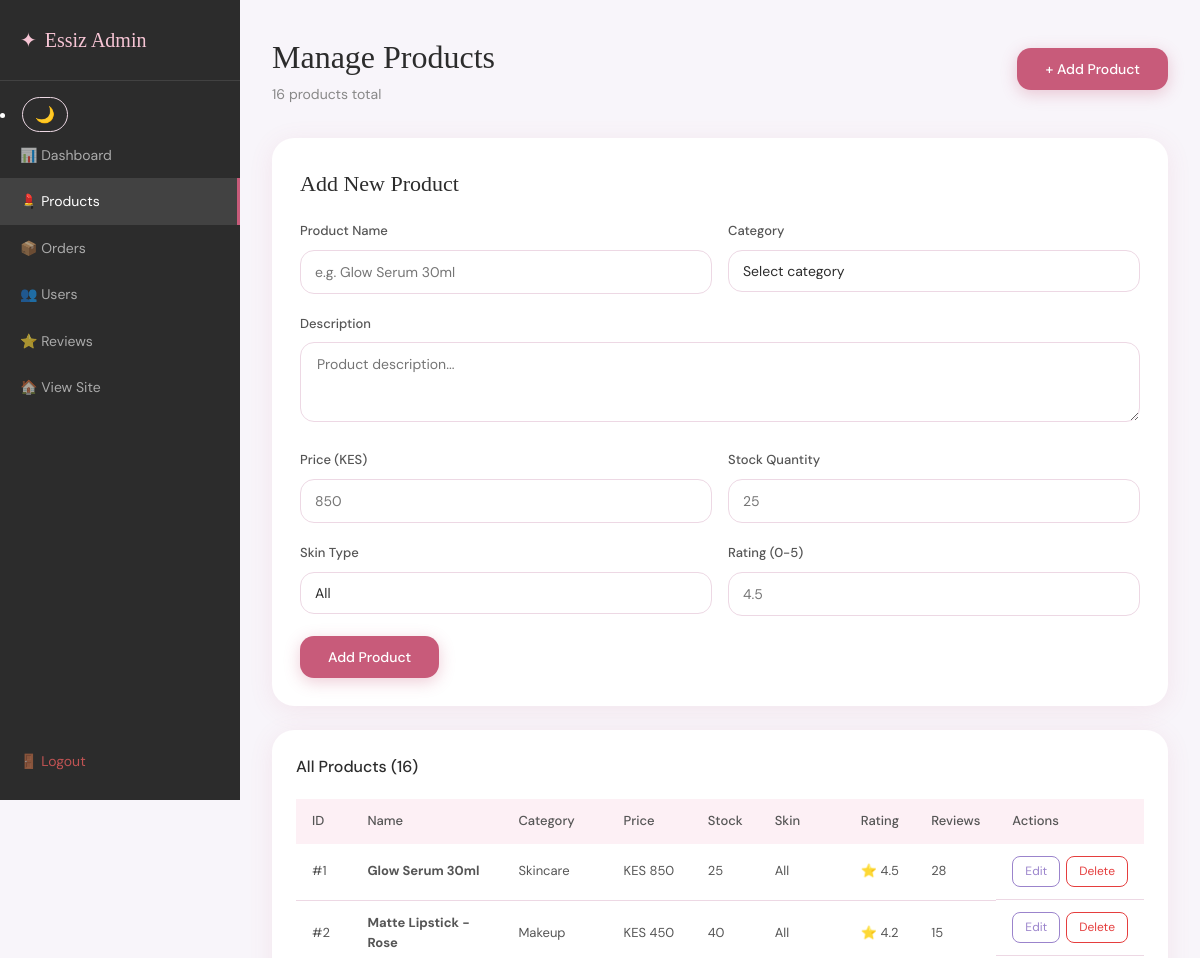
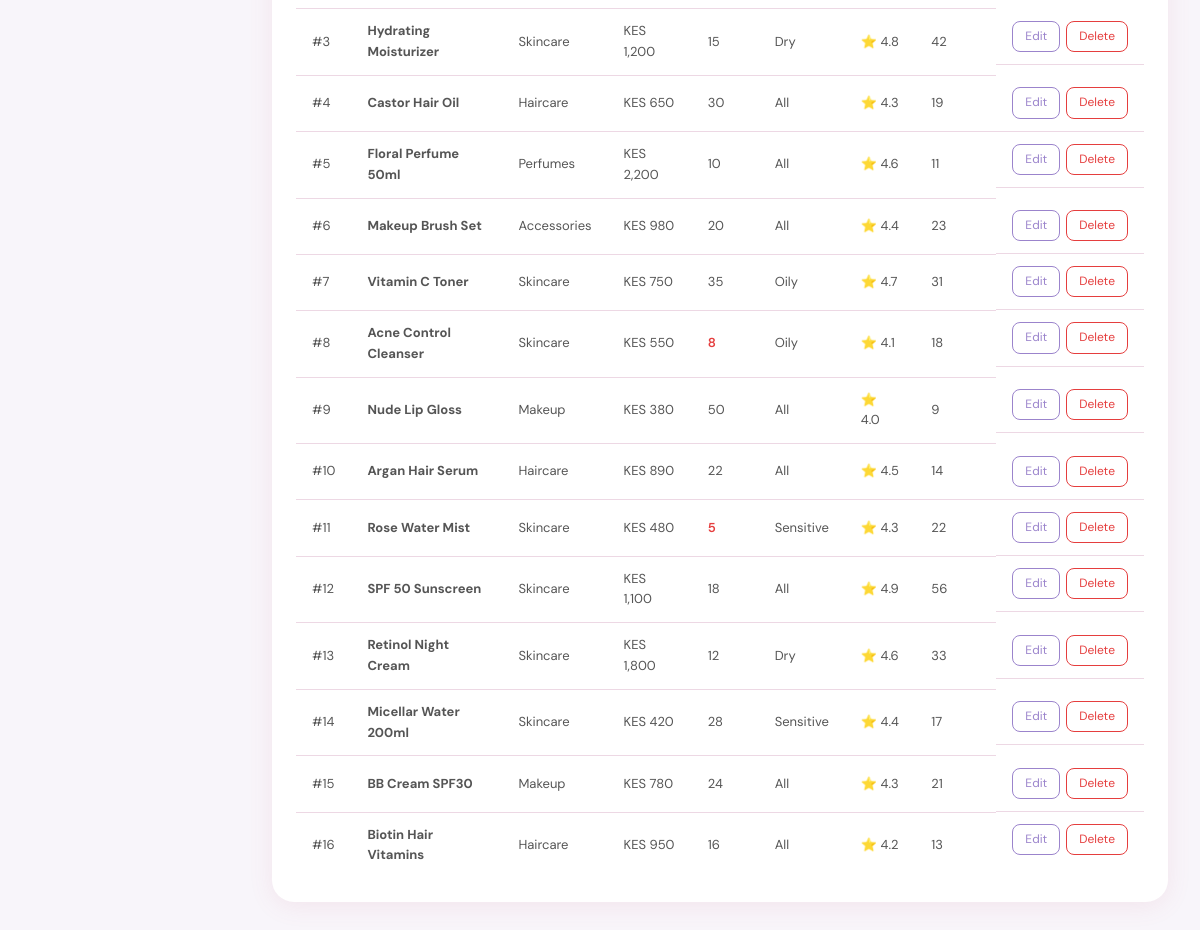
Page /admin/products.php (signed in) on the earlier database version (2 pictures, top to bottom).
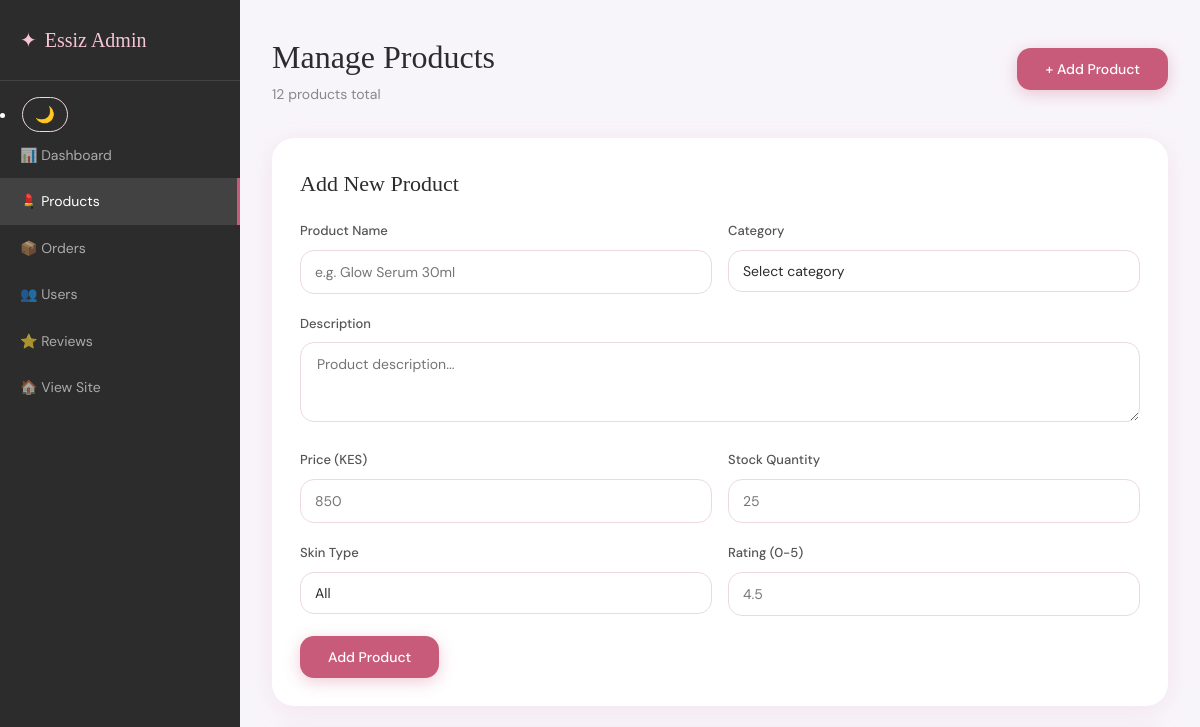
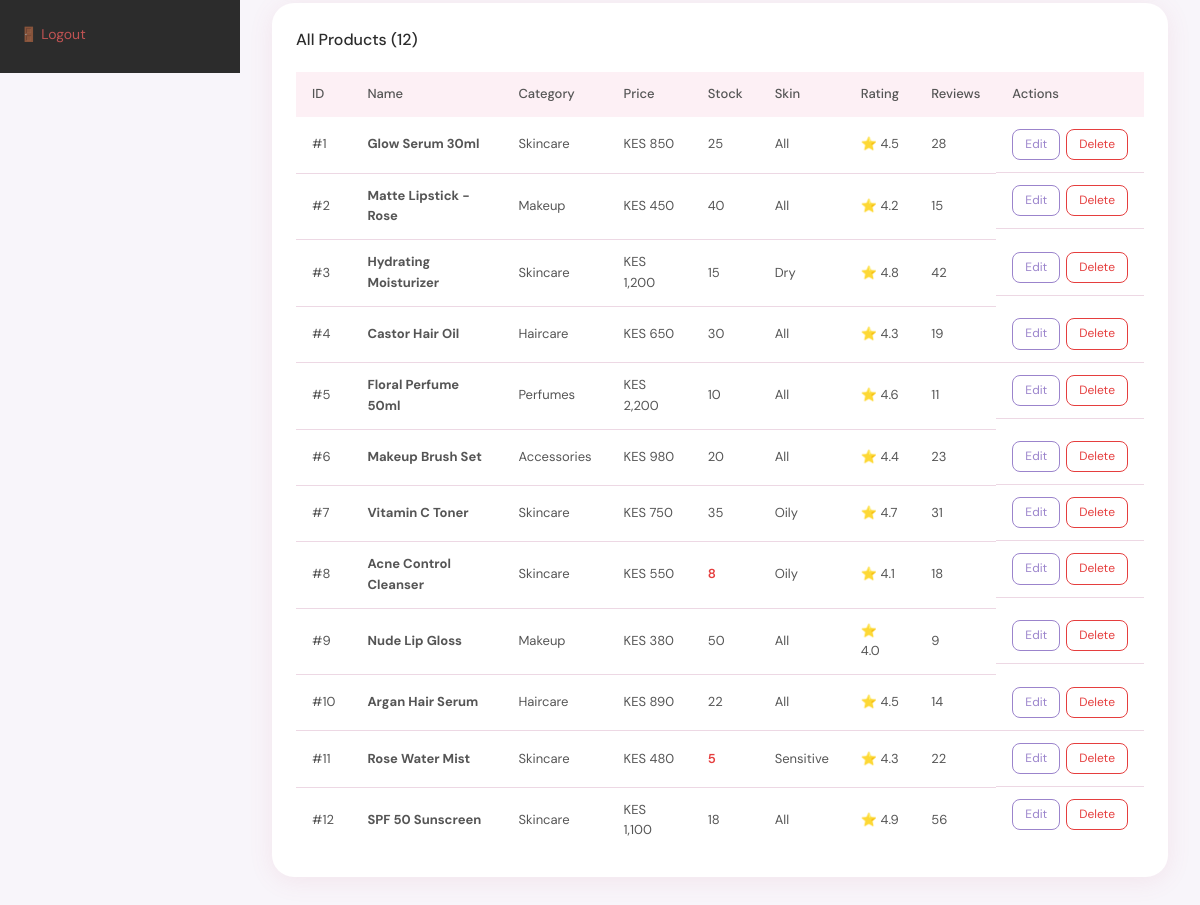
Same page on the later database version (2 pictures, top to bottom).
### tables this page shows
CREATE TABLE IF NOT EXISTS products (
  product_id   INT PRIMARY KEY AUTO_INCREMENT,
  name         VARCHAR(150) NOT NULL,
  category     VARCHAR(80) NOT NULL,
  description  TEXT,
  price        DECIMAL(10,2) NOT NULL,
  stock        INT DEFAULT 0,
  skin_type    VARCHAR(80),
  rating       DECIMAL(3,1) DEFAULT 0.0,
  review_count INT DEFAULT 0,
  created_at   TIMESTAMP DEFAULT CURRENT_TIMESTAMP
);

### admin/products.php (the view, shortened to what the changed rows need)
<?php
require_once '../includes/db_connect.php';
$products = mysqli_query($conn, "SELECT * FROM products ORDER BY created_at DESC");
?>
<!DOCTYPE html>
<html lang="en">
<head>
  <link rel="stylesheet" href="../css/style.css">
</head>
<body class="admin-body">
<div class="admin-layout">
  <main class="admin-main">
    <div class="admin-header">
      <div><h1>Manage Products</h1><p><?php echo mysqli_num_rows($products); ?> products total</p></div>
    </div>
    <div class="admin-table-card">
      <div class="admin-table-header"><h3>All Products (<?php echo mysqli_num_rows($products); ?>)</h3></div>
      <div class="table-wrapper">
        <table class="admin-table">
          <thead>
            <tr><th>ID</th><th>Name</th><th>Category</th><th>Price</th><th>Stock</th><th>Skin</th><th>Rating</th><th>Reviews</th><th>Actions</th></tr>
          </thead>
          <tbody>
            <?php
            mysqli_data_seek($products, 0);
            while ($p = mysqli_fetch_assoc($products)): ?>
            <tr>
              <td>#<?php echo $p['product_id']; ?></td>
              <td><strong><?php echo htmlspecialchars($p['name']); ?></strong></td>
              <td><?php echo $p['category']; ?></td>
              <td>KES <?php echo number_format($p['price']); ?></td>
              <td><?php echo $p['stock'] < 10 ? "<span style='color:#E53E3E;font-weight:600;'>{$p['stock']}</span>" : $p['stock']; ?></td>
              <td><?php echo $p['skin_type']; ?></td>
              <td>⭐ <?php echo $p['rating']; ?></td>
              <td><?php echo $p['review_count']; ?></td>
              <td style="display:flex;gap:6px;">
                <a href="products.php?edit=<?php echo $p['product_id']; ?>" class="btn-sm btn-sm--edit">Edit</a>
                <a href="products.php?delete=<?php echo $p['product_id']; ?>" class="btn-sm btn-sm--delete"
                   onclick="return confirm('Delete this product?')">Delete</a>
              </td>
            </tr>
            <?php endwhile; ?>
          </tbody>
        </table>
      </div>
    </div>
  </main>
</div>
</body>
</html>

Differences in the rows shown:
removed products: product_id "13", name "Retinol Night Cream", category "Skincare", price "1,800", stock "12", skin_type "Dry", rating "4.6", review_count "33"
removed products: product_id "14", name "Micellar Water 200ml", category "Skincare", price "420", stock "28", skin_type "Sensitive", rating "4.4", review_count "17"
removed products: product_id "15", name "BB Cream SPF30", category "Makeup", price "780", stock "24", skin_type "All", rating "4.3", review_count "21"
removed products: product_id "16", name "Biotin Hair Vitamins", category "Haircare", price "950", stock "16", skin_type "All", rating "4.2", review_count "13"
Other differences:
mysqli_num_rows($products): "16" → "12"
